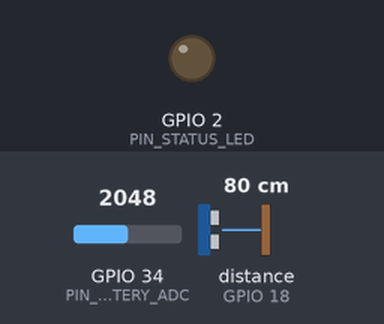
The sketch below on a simulated ESP32. Parts: output pins drawn as LEDs (lit = HIGH). Wiring (inferred from the names in the program): ultrasonic range finder: trigger GPIO 5; echo GPIO 18. The inputs (shaded band) are chosen by the test bench; at power-on: GPIO 34 (PIN_BATTERY_ADC) = 2048, distance to the obstacle (sensor on GPIO 18) 80 cm. The echo pulse lasts 58.3 µs per cm; WiFi joins after 1.5 s; servers stay silent unless stated; uploads are accepted with an empty reply; pins used as bus, display or sensor lines are not drawn; what the sketch prints to the serial monitor is not drawn.

Above: at 0.0 s.
At 2.6 s:
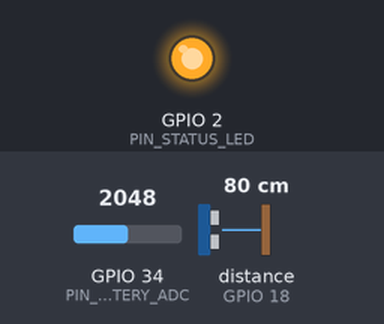
Timing chart, 0 to 4.1 s (numbered marks = the images above):
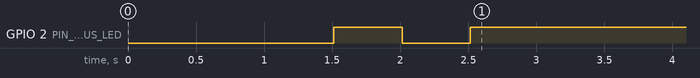

The sketch:

esp32_smart_bin.ino
```cpp
/*
  =============================================================================
  SMART DUSTBIN MONITORING SYSTEM - ESP32 FIRMWARE
  =============================================================================
  Project: Smart Bin Monitoring System for Municipal Waste Management
  Microcontroller: ESP32 DevKit V1 (30-pin or 36-pin)
  Sensors:
    - HC-SR04 / JSN-SR04T Waterproof Ultrasonic Sensor (Distance / Fill Level)
    - Battery Voltage Divider (ADC Analog Pin)
  Connectivity: 2.4GHz Wi-Fi (802.11 b/g/n) -> HTTP REST API
  =============================================================================

  HARDWARE WIRING:
  ----------------
  ESP32 Pin       HC-SR04 Ultrasonic Sensor
  ---------       -------------------------
  5V / VIN  --->  VCC (5V)
  GND       --->  GND
  GPIO 5    --->  TRIG (Trigger Pin)
  GPIO 18   <---  ECHO (Echo Pin through 1k/2k resistor voltage divider to 3.3V)

  ESP32 Pin       Battery Monitor (Optional)
  ---------       --------------------------
  GPIO 34   <---  Center tap of 100k/100k voltage divider connected to 3.7V Li-ion

  =============================================================================
*/

#include <WiFi.h>
#include <HTTPClient.h>
#include <ArduinoJson.h> // Install "ArduinoJson" v6 or v7 via Library Manager

// -----------------------------------------------------------------------------
// 1. NETWORK & SERVER CONFIGURATION
// -----------------------------------------------------------------------------
const char* WIFI_SSID     = "YOUR_WIFI_SSID";         // Replace with your Wi-Fi name
const char* WIFI_PASSWORD = "YOUR_WIFI_PASSWORD";     // Replace with your Wi-Fi password

// Replace with your computer's local IP address (e.g., http://192.168.1.100:5001/api/telemetry)
const char* SERVER_ENDPOINT = "http://192.168.1.100:5001/api/telemetry";

// -----------------------------------------------------------------------------
// 2. DUSTBIN PHYSICAL PARAMETERS & METADATA
// -----------------------------------------------------------------------------
const char* BIN_ID        = "BIN-001";                // Unique Dustbin ID
const float LATITUDE      = 28.6139;                  // GPS Latitude
const float LONGITUDE     = 77.2090;                  // GPS Longitude
const float BIN_HEIGHT_CM = 100.0;                    // Total depth of empty dustbin (in cm)
const float SENSOR_OFFSET = 5.0;                      // Minimum dead-zone offset (in cm)

// -----------------------------------------------------------------------------
// 3. PIN DEFINITIONS
// -----------------------------------------------------------------------------
#define PIN_TRIG 5
#define PIN_ECHO 18
#define PIN_BATTERY_ADC 34
#define PIN_STATUS_LED 2 // Built-in Blue LED

// -----------------------------------------------------------------------------
// 4. ULTRASONIC DISTANCE MEASUREMENT
// -----------------------------------------------------------------------------
float measureDistanceCm() {
  // Send 10-microsecond trigger pulse
  digitalWrite(PIN_TRIG, LOW);
  delayMicroseconds(2);
  digitalWrite(PIN_TRIG, HIGH);
  delayMicroseconds(10);
  digitalWrite(PIN_TRIG, LOW);

  // Measure round-trip echo pulse duration in microseconds (timeout 30ms ~ 5m)
  long duration = pulseIn(PIN_ECHO, HIGH, 30000);

  if (duration == 0) {
    // Timeout: assume bin is empty / sensor unobstructed
    return BIN_HEIGHT_CM;
  }

  // Speed of sound = 343 m/s = 0.0343 cm/microsecond
  // Distance = (Duration * Speed) / 2
  float distanceCm = (duration * 0.0343) / 2.0;

  // Clamp within realistic physical boundaries
  if (distanceCm < SENSOR_OFFSET) distanceCm = SENSOR_OFFSET;
  if (distanceCm > BIN_HEIGHT_CM) distanceCm = BIN_HEIGHT_CM;

  return distanceCm;
}

// -----------------------------------------------------------------------------
// 5. FILL LEVEL PERCENTAGE CALCULATION
// -----------------------------------------------------------------------------
int calculateFillPercentage(float distanceCm) {
  // Fill Height = Total Depth - Distance to Trash
  float filledHeight = BIN_HEIGHT_CM - distanceCm;
  float usableHeight = BIN_HEIGHT_CM - SENSOR_OFFSET;

  int percentage = (int)round((filledHeight / usableHeight) * 100.0);
  return constrain(percentage, 0, 100);
}

// -----------------------------------------------------------------------------
// 6. BATTERY LEVEL ESTIMATE
// -----------------------------------------------------------------------------
int readBatteryPercentage() {
  // Read analog value (0 - 4095 for 12-bit ADC)
  int raw = analogRead(PIN_BATTERY_ADC);
  float voltage = (raw / 4095.0) * 3.3 * 2.0; // Assuming 1:1 voltage divider
  int pct = (int)((voltage - 3.2) / (4.2 - 3.2) * 100.0);
  return constrain(pct, 10, 100);
}

// -----------------------------------------------------------------------------
// 7. SETUP
// -----------------------------------------------------------------------------
void setup() {
  Serial.begin(115200);
  delay(1000);

  pinMode(PIN_TRIG, OUTPUT);
  pinMode(PIN_ECHO, INPUT);
  pinMode(PIN_STATUS_LED, OUTPUT);

  Serial.println("==========================================");
  Serial.println("SmartBin IoT Node Starting Up...");
  Serial.printf("Bin ID: %s | Height: %.1f cm\n", BIN_ID, BIN_HEIGHT_CM);
  Serial.println("==========================================");

  // Connect to Wi-Fi
  Serial.printf("Connecting to Wi-Fi: %s", WIFI_SSID);
  WiFi.begin(WIFI_SSID, WIFI_PASSWORD);

  int attempts = 0;
  while (WiFi.status() != WL_CONNECTED && attempts < 25) {
    delay(500);
    Serial.print(".");
    digitalWrite(PIN_STATUS_LED, !digitalRead(PIN_STATUS_LED));
    attempts++;
  }

  if (WiFi.status() == WL_CONNECTED) {
    digitalWrite(PIN_STATUS_LED, HIGH);
    Serial.println("\nWiFi Connected successfully!");
    Serial.printf("IP Address: %s\n", WiFi.localIP().toString().c_str());
  } else {
    digitalWrite(PIN_STATUS_LED, LOW);
    Serial.println("\nWiFi Connection failed. Running in standalone mode.");
  }
}

// -----------------------------------------------------------------------------
// 8. MAIN TELEMETRY LOOP
// -----------------------------------------------------------------------------
void loop() {
  if (WiFi.status() == WL_CONNECTED) {
    // 1. Take average of 3 ultrasonic samples to filter noise
    float totalDist = 0;
    for (int i = 0; i < 3; i++) {
      totalDist += measureDistanceCm();
      delay(50);
    }
    float avgDistance = totalDist / 3.0;
    int fillLevel = calculateFillPercentage(avgDistance);
    int batteryLevel = readBatteryPercentage();

    Serial.println("------------------------------------------");
    Serial.printf("Distance: %.1f cm | Calculated Fill Level: %d%% | Battery: %d%%\n",
                  avgDistance, fillLevel, batteryLevel);

    // 2. Build JSON Payload matching Section 10 API Specification
    StaticJsonDocument<384> doc;
    doc["bin_id"] = BIN_ID;
    doc["fill_level"] = fillLevel;
    doc["latitude"] = LATITUDE;
    doc["longitude"] = LONGITUDE;
    doc["battery_level"] = batteryLevel;
    doc["device_status"] = "online";

    String jsonString;
    serializeJson(doc, jsonString);

    // 3. Send HTTP POST to Municipality Backend
    HTTPClient http;
    http.begin(SERVER_ENDPOINT);
    http.addHeader("Content-Type", "application/json");

    Serial.printf("Posting telemetry to: %s\n", SERVER_ENDPOINT);
    int httpResponseCode = http.POST(jsonString);

    if (httpResponseCode > 0) {
      String response = http.getString();
      Serial.printf("Server Response (%d): %s\n", httpResponseCode, response.c_str());
    } else {
      Serial.printf("HTTP Error: %s\n", http.errorToString(httpResponseCode).c_str());
    }
    http.end();
  }

  // Wait 15 seconds before next reading (or configure ESP32 Deep Sleep for battery operation)
  Serial.println("Entering standby delay (15s)...");
  delay(15000);
}
```
